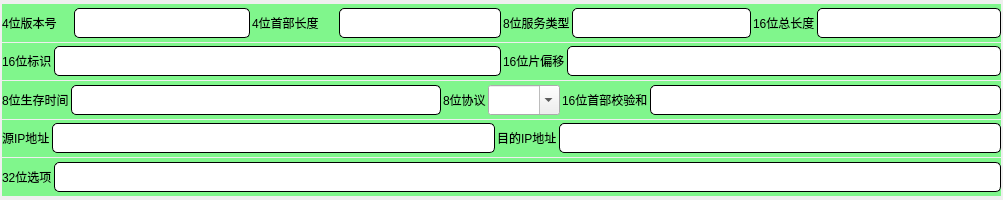
<?xml version="1.0" encoding="UTF-8"?>
<ui version="4.0">
 <class>IPv4Header</class>
 <widget class="QWidget" name="IPv4Header">
  <property name="geometry">
   <rect>
    <x>0</x>
    <y>0</y>
    <width>1003</width>
    <height>200</height>
   </rect>
  </property>
  <property name="maximumSize">
   <size>
    <width>16777215</width>
    <height>200</height>
   </size>
  </property>
  <property name="windowTitle">
   <string>Form</string>
  </property>
  <property name="styleSheet">
   <string notr="true">QFrame#frame, QFrame#frame_2, QFrame#frame_3, QFrame#frame_4,QFrame#frame_6 {
background-color: rgba(0, 255, 25, 118);
}

QLineEdit{
border: 1px solid;
border-radius: 5px;
}
QLineEdit:hover {
	border: 1px solid;
	border-color: red;
}</string>
  </property>
  <layout class="QVBoxLayout" name="verticalLayout">
   <property name="spacing">
    <number>1</number>
   </property>
   <property name="leftMargin">
    <number>0</number>
   </property>
   <property name="topMargin">
    <number>2</number>
   </property>
   <property name="rightMargin">
    <number>0</number>
   </property>
   <property name="bottomMargin">
    <number>2</number>
   </property>
   <item>
    <widget class="QFrame" name="frame_ipheader">
     <property name="minimumSize">
      <size>
       <width>0</width>
       <height>0</height>
      </size>
     </property>
     <property name="maximumSize">
      <size>
       <width>16777215</width>
       <height>200</height>
      </size>
     </property>
     <property name="frameShape">
      <enum>QFrame::NoFrame</enum>
     </property>
     <layout class="QVBoxLayout" name="verticalLayout_2">
      <property name="spacing">
       <number>1</number>
      </property>
      <property name="leftMargin">
       <number>2</number>
      </property>
      <property name="topMargin">
       <number>2</number>
      </property>
      <property name="rightMargin">
       <number>2</number>
      </property>
      <property name="bottomMargin">
       <number>2</number>
      </property>
      <item>
       <widget class="QFrame" name="frame">
        <property name="minimumSize">
         <size>
          <width>0</width>
          <height>35</height>
         </size>
        </property>
        <property name="maximumSize">
         <size>
          <width>16777215</width>
          <height>40</height>
         </size>
        </property>
        <property name="frameShape">
         <enum>QFrame::NoFrame</enum>
        </property>
        <property name="frameShadow">
         <enum>QFrame::Raised</enum>
        </property>
        <layout class="QHBoxLayout" name="horizontalLayout_5">
         <property name="spacing">
          <number>2</number>
         </property>
         <property name="leftMargin">
          <number>0</number>
         </property>
         <property name="topMargin">
          <number>0</number>
         </property>
         <property name="rightMargin">
          <number>0</number>
         </property>
         <property name="bottomMargin">
          <number>0</number>
         </property>
         <item>
          <layout class="QHBoxLayout" name="horizontalLayout">
           <item>
            <widget class="QLabel" name="label">
             <property name="minimumSize">
              <size>
               <width>70</width>
               <height>0</height>
              </size>
             </property>
             <property name="maximumSize">
              <size>
               <width>70</width>
               <height>30</height>
              </size>
             </property>
             <property name="text">
              <string>4位版本号</string>
             </property>
            </widget>
           </item>
           <item>
            <widget class="QLineEdit" name="lineEdit_version">
             <property name="minimumSize">
              <size>
               <width>0</width>
               <height>0</height>
              </size>
             </property>
             <property name="maximumSize">
              <size>
               <width>16777215</width>
               <height>30</height>
              </size>
             </property>
            </widget>
           </item>
          </layout>
         </item>
         <item>
          <layout class="QHBoxLayout" name="horizontalLayout_2">
           <item>
            <widget class="QLabel" name="label_2">
             <property name="minimumSize">
              <size>
               <width>85</width>
               <height>0</height>
              </size>
             </property>
             <property name="maximumSize">
              <size>
               <width>85</width>
               <height>30</height>
              </size>
             </property>
             <property name="text">
              <string>4位首部长度</string>
             </property>
            </widget>
           </item>
           <item>
            <widget class="QLineEdit" name="lineEdit_len">
             <property name="minimumSize">
              <size>
               <width>0</width>
               <height>0</height>
              </size>
             </property>
             <property name="maximumSize">
              <size>
               <width>16777215</width>
               <height>30</height>
              </size>
             </property>
            </widget>
           </item>
          </layout>
         </item>
         <item>
          <layout class="QHBoxLayout" name="horizontalLayout_3">
           <item>
            <widget class="QLabel" name="label_3">
             <property name="maximumSize">
              <size>
               <width>16777215</width>
               <height>30</height>
              </size>
             </property>
             <property name="text">
              <string>8位服务类型</string>
             </property>
            </widget>
           </item>
           <item>
            <widget class="QLineEdit" name="lineEdit_tos">
             <property name="maximumSize">
              <size>
               <width>16777215</width>
               <height>30</height>
              </size>
             </property>
            </widget>
           </item>
          </layout>
         </item>
         <item>
          <layout class="QHBoxLayout" name="horizontalLayout_4">
           <item>
            <widget class="QLabel" name="label_4">
             <property name="maximumSize">
              <size>
               <width>16777215</width>
               <height>30</height>
              </size>
             </property>
             <property name="text">
              <string>16位总长度</string>
             </property>
            </widget>
           </item>
           <item>
            <widget class="QLineEdit" name="lineEdit_lenAll">
             <property name="maximumSize">
              <size>
               <width>16777215</width>
               <height>30</height>
              </size>
             </property>
            </widget>
           </item>
          </layout>
         </item>
        </layout>
       </widget>
      </item>
      <item>
       <widget class="QFrame" name="frame_2">
        <property name="minimumSize">
         <size>
          <width>0</width>
          <height>35</height>
         </size>
        </property>
        <property name="maximumSize">
         <size>
          <width>16777215</width>
          <height>40</height>
         </size>
        </property>
        <property name="frameShape">
         <enum>QFrame::NoFrame</enum>
        </property>
        <property name="frameShadow">
         <enum>QFrame::Raised</enum>
        </property>
        <layout class="QHBoxLayout" name="horizontalLayout_9">
         <property name="spacing">
          <number>2</number>
         </property>
         <property name="leftMargin">
          <number>0</number>
         </property>
         <property name="topMargin">
          <number>0</number>
         </property>
         <property name="rightMargin">
          <number>0</number>
         </property>
         <property name="bottomMargin">
          <number>0</number>
         </property>
         <item>
          <layout class="QHBoxLayout" name="horizontalLayout_8">
           <item>
            <widget class="QLabel" name="label_5">
             <property name="maximumSize">
              <size>
               <width>16777215</width>
               <height>30</height>
              </size>
             </property>
             <property name="text">
              <string>16位标识</string>
             </property>
            </widget>
           </item>
           <item>
            <widget class="QLineEdit" name="lineEdit_flag">
             <property name="maximumSize">
              <size>
               <width>16777215</width>
               <height>30</height>
              </size>
             </property>
            </widget>
           </item>
          </layout>
         </item>
         <item>
          <layout class="QHBoxLayout" name="horizontalLayout_6">
           <item>
            <widget class="QLabel" name="label_7">
             <property name="maximumSize">
              <size>
               <width>16777215</width>
               <height>30</height>
              </size>
             </property>
             <property name="text">
              <string>16位片偏移</string>
             </property>
            </widget>
           </item>
           <item>
            <widget class="QLineEdit" name="lineEdit_pianyi">
             <property name="maximumSize">
              <size>
               <width>16777215</width>
               <height>30</height>
              </size>
             </property>
            </widget>
           </item>
          </layout>
         </item>
        </layout>
       </widget>
      </item>
      <item>
       <widget class="QFrame" name="frame_3">
        <property name="minimumSize">
         <size>
          <width>0</width>
          <height>35</height>
         </size>
        </property>
        <property name="maximumSize">
         <size>
          <width>16777215</width>
          <height>40</height>
         </size>
        </property>
        <property name="frameShape">
         <enum>QFrame::NoFrame</enum>
        </property>
        <property name="frameShadow">
         <enum>QFrame::Raised</enum>
        </property>
        <layout class="QHBoxLayout" name="horizontalLayout_13">
         <property name="spacing">
          <number>2</number>
         </property>
         <property name="leftMargin">
          <number>0</number>
         </property>
         <property name="topMargin">
          <number>0</number>
         </property>
         <property name="rightMargin">
          <number>0</number>
         </property>
         <property name="bottomMargin">
          <number>0</number>
         </property>
         <item>
          <layout class="QHBoxLayout" name="horizontalLayout_10">
           <item>
            <widget class="QLabel" name="label_8">
             <property name="maximumSize">
              <size>
               <width>16777215</width>
               <height>30</height>
              </size>
             </property>
             <property name="text">
              <string>8位生存时间</string>
             </property>
            </widget>
           </item>
           <item>
            <widget class="QLineEdit" name="lineEdit_ttl">
             <property name="maximumSize">
              <size>
               <width>16777215</width>
               <height>30</height>
              </size>
             </property>
            </widget>
           </item>
          </layout>
         </item>
         <item>
          <layout class="QHBoxLayout" name="horizontalLayout_11">
           <item>
            <widget class="QLabel" name="label_9">
             <property name="maximumSize">
              <size>
               <width>16777215</width>
               <height>30</height>
              </size>
             </property>
             <property name="text">
              <string>8位协议</string>
             </property>
            </widget>
           </item>
           <item>
            <widget class="QComboBox" name="comboBox_pro">
             <property name="enabled">
              <bool>true</bool>
             </property>
             <property name="maximumSize">
              <size>
               <width>16777215</width>
               <height>30</height>
              </size>
             </property>
             <property name="editable">
              <bool>true</bool>
             </property>
            </widget>
           </item>
          </layout>
         </item>
         <item>
          <layout class="QHBoxLayout" name="horizontalLayout_12">
           <item>
            <widget class="QLabel" name="label_10">
             <property name="maximumSize">
              <size>
               <width>16777215</width>
               <height>30</height>
              </size>
             </property>
             <property name="text">
              <string>16位首部校验和</string>
             </property>
            </widget>
           </item>
           <item>
            <widget class="QLineEdit" name="lineEdit_Crc">
             <property name="maximumSize">
              <size>
               <width>16777215</width>
               <height>30</height>
              </size>
             </property>
            </widget>
           </item>
          </layout>
         </item>
        </layout>
       </widget>
      </item>
      <item>
       <widget class="QFrame" name="frame_4">
        <property name="minimumSize">
         <size>
          <width>0</width>
          <height>35</height>
         </size>
        </property>
        <property name="maximumSize">
         <size>
          <width>16777215</width>
          <height>40</height>
         </size>
        </property>
        <property name="frameShape">
         <enum>QFrame::NoFrame</enum>
        </property>
        <property name="frameShadow">
         <enum>QFrame::Raised</enum>
        </property>
        <layout class="QHBoxLayout" name="horizontalLayout_15">
         <property name="spacing">
          <number>2</number>
         </property>
         <property name="leftMargin">
          <number>0</number>
         </property>
         <property name="topMargin">
          <number>0</number>
         </property>
         <property name="rightMargin">
          <number>0</number>
         </property>
         <property name="bottomMargin">
          <number>0</number>
         </property>
         <item>
          <layout class="QHBoxLayout" name="horizontalLayout_14">
           <item>
            <widget class="QLabel" name="label_11">
             <property name="maximumSize">
              <size>
               <width>16777215</width>
               <height>30</height>
              </size>
             </property>
             <property name="text">
              <string>源IP地址</string>
             </property>
            </widget>
           </item>
           <item>
            <widget class="QLineEdit" name="lineEdit_srcIp">
             <property name="maximumSize">
              <size>
               <width>16777215</width>
               <height>30</height>
              </size>
             </property>
            </widget>
           </item>
           <item>
            <widget class="QLabel" name="label_12">
             <property name="maximumSize">
              <size>
               <width>16777215</width>
               <height>30</height>
              </size>
             </property>
             <property name="text">
              <string>目的IP地址</string>
             </property>
            </widget>
           </item>
           <item>
            <widget class="QLineEdit" name="lineEdit_dstIp">
             <property name="maximumSize">
              <size>
               <width>16777215</width>
               <height>30</height>
              </size>
             </property>
            </widget>
           </item>
          </layout>
         </item>
        </layout>
       </widget>
      </item>
      <item>
       <widget class="QFrame" name="frame_6">
        <property name="minimumSize">
         <size>
          <width>0</width>
          <height>35</height>
         </size>
        </property>
        <property name="maximumSize">
         <size>
          <width>16777215</width>
          <height>40</height>
         </size>
        </property>
        <property name="frameShape">
         <enum>QFrame::NoFrame</enum>
        </property>
        <property name="frameShadow">
         <enum>QFrame::Raised</enum>
        </property>
        <layout class="QHBoxLayout" name="horizontalLayout_19">
         <property name="spacing">
          <number>2</number>
         </property>
         <property name="leftMargin">
          <number>0</number>
         </property>
         <property name="topMargin">
          <number>0</number>
         </property>
         <property name="rightMargin">
          <number>0</number>
         </property>
         <property name="bottomMargin">
          <number>0</number>
         </property>
         <item>
          <layout class="QHBoxLayout" name="horizontalLayout_18">
           <item>
            <widget class="QLabel" name="label_13">
             <property name="maximumSize">
              <size>
               <width>16777215</width>
               <height>30</height>
              </size>
             </property>
             <property name="text">
              <string>32位选项</string>
             </property>
            </widget>
           </item>
           <item>
            <widget class="QLineEdit" name="lineEdit_option">
             <property name="maximumSize">
              <size>
               <width>16777215</width>
               <height>30</height>
              </size>
             </property>
            </widget>
           </item>
          </layout>
         </item>
        </layout>
       </widget>
      </item>
     </layout>
    </widget>
   </item>
  </layout>
 </widget>
 <resources/>
 <connections/>
</ui>
